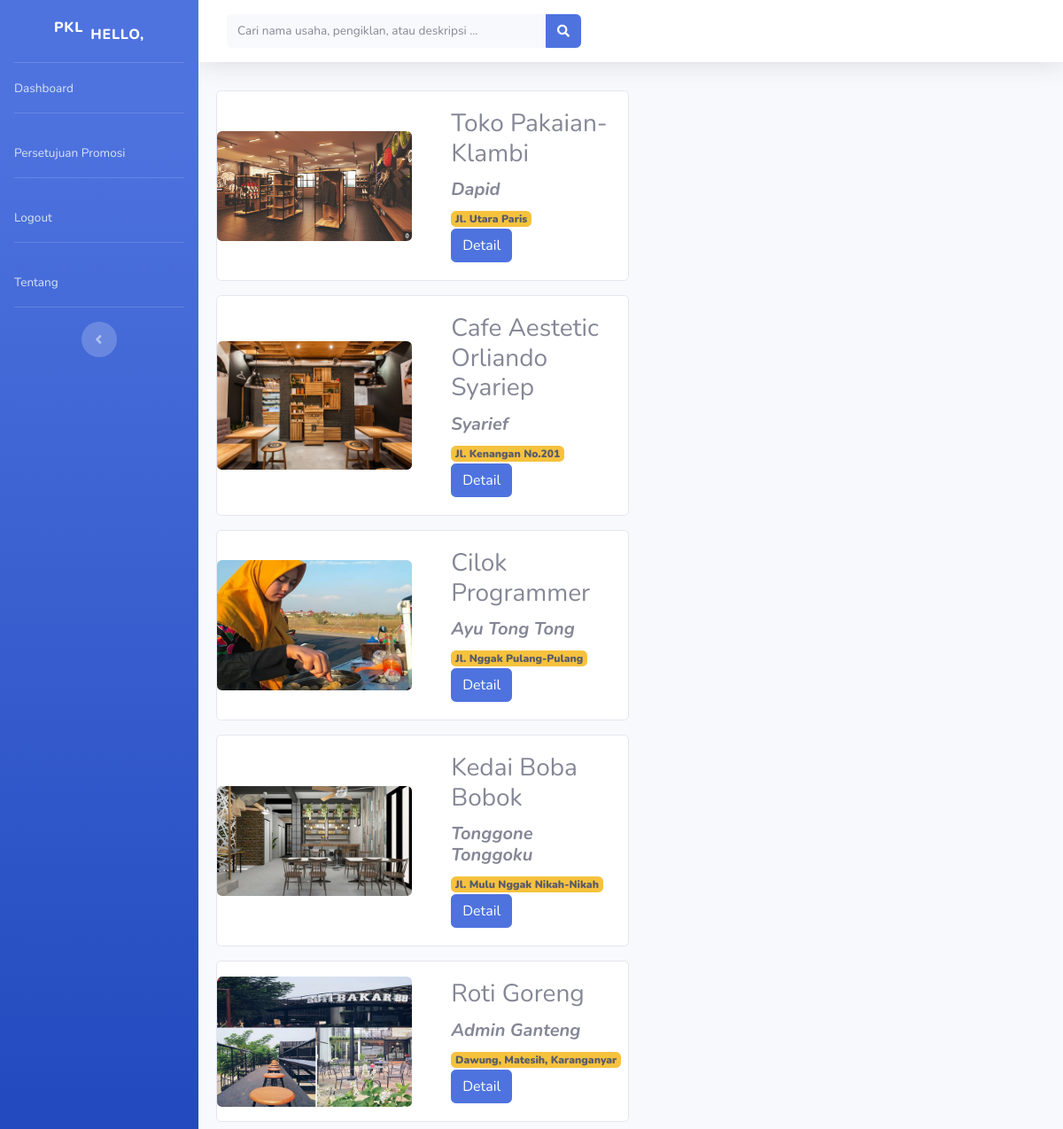
Screenshot of /webpkl/index.php/admin with the database file from the repository.
### tables this page shows
CREATE TABLE `tb_data_usaha` (
  `id_promosi` int(11) NOT NULL,
  `id_pengiklan` int(11) NOT NULL,
  `nama_usaha` varchar(50) NOT NULL,
  `foto` varchar(225) NOT NULL,
  `nama_pengiklan` varchar(50) NOT NULL,
  `deskripsi` varchar(250) NOT NULL,
  `lokasi` varchar(150) NOT NULL,
  `alamat` varchar(100) NOT NULL,
  `no_whatsapp` varchar(15) NOT NULL,
  `status` varchar(8) NOT NULL,
  `persetujuan` varchar(15) NOT NULL
);

### webpkl/application/controllers/admin.php (called while the page is built, shortened)
<?php
 class Admin extends CI_Controller {
 	public function index()
	{
		$data['usaha'] = $this->model_usaha->dashboard()->result();
		$this->load->view('admin/templates/header');
		$this->load->view('admin/templates/sidebar');
		$this->load->view('admin/templates/topbar');
		$this->load->view('admin/dashboard', $data);
		$this->load->view('admin/templates/footer');
	}
}

### webpkl/index.php (called while the page is built, shortened)
<?php
require_once BASEPATH.'core/CodeIgniter.php';

### webpkl/application/models/model_usaha.php (called while the page is built, shortened)
<?php
	class Model_usaha extends CI_Model {
		public function dashboard() {
			return $this->db->get_where('tb_data_usaha', array('persetujuan' => 'Diterima'));
		}
	}
?>

### webpkl/application/views/admin/dashboard.php (the view)
<div class="container-fluid">
  <div class="row">
    <?php foreach ($usaha as $ush) : ?>
    <div class="card mx-2 my-2" style="max-width: 49%;">
      <div class="row g-0" style="height:100%">
        <div class="col-md-6" style="display:block; margin: auto;">
          <img src="<?php echo base_url('/uploads/'.$ush->foto) ?>"
          class="img-fluid rounded" alt="Foto <?php echo $ush->nama_usaha ?>">
        </div>
        <div class="col-md-6">
          <div class="card-body">
            <h3 class="card-title"><?php echo $ush->nama_usaha ?></h3>
            <h5><b><i><?php echo $ush->nama_pengiklan ?></i></b></h5>
            <span class="badge bg-warning text-dark"><b><?php echo $ush->alamat ?></b></span><br>
            <?php echo anchor('admin/detail/'.$ush->id_promosi, '<div class="btn btn-primary">Detail</i></div>') ?>
          </div>
        </div>
      </div>
    </div>
    <?php endforeach; ?>
  </div>
</div>

### rows the page displays
tb_data_usaha: foto (picture), nama_usaha "Toko Pakaian-Klambi", nama_pengiklan "Dapid", alamat "Jl. Utara Paris", id_promosi "Detail"
tb_data_usaha: foto (picture), nama_usaha "Cafe Aestetic Orliando Syariep", nama_pengiklan "Syarief", alamat "Jl. Kenangan No.201", id_promosi "Detail"
tb_data_usaha: foto (picture), nama_usaha "Cilok Programmer", nama_pengiklan "Ayu Tong Tong", alamat "Jl. Nggak Pulang-Pulang", id_promosi "Detail"
tb_data_usaha: foto (picture), nama_usaha "Kedai Boba Bobok", nama_pengiklan "Tonggone Tonggoku", alamat "Jl. Mulu Nggak Nikah-Nikah", id_promosi "Detail"
tb_data_usaha: foto (picture), nama_usaha "Roti Goreng", nama_pengiklan "Admin Ganteng", alamat "Dawung, Matesih, Karanganyar", id_promosi "Detail"

### other values shown
anchor('auth/logout','<span>Logout</span>', 'class="nav-link"') "Logout"
